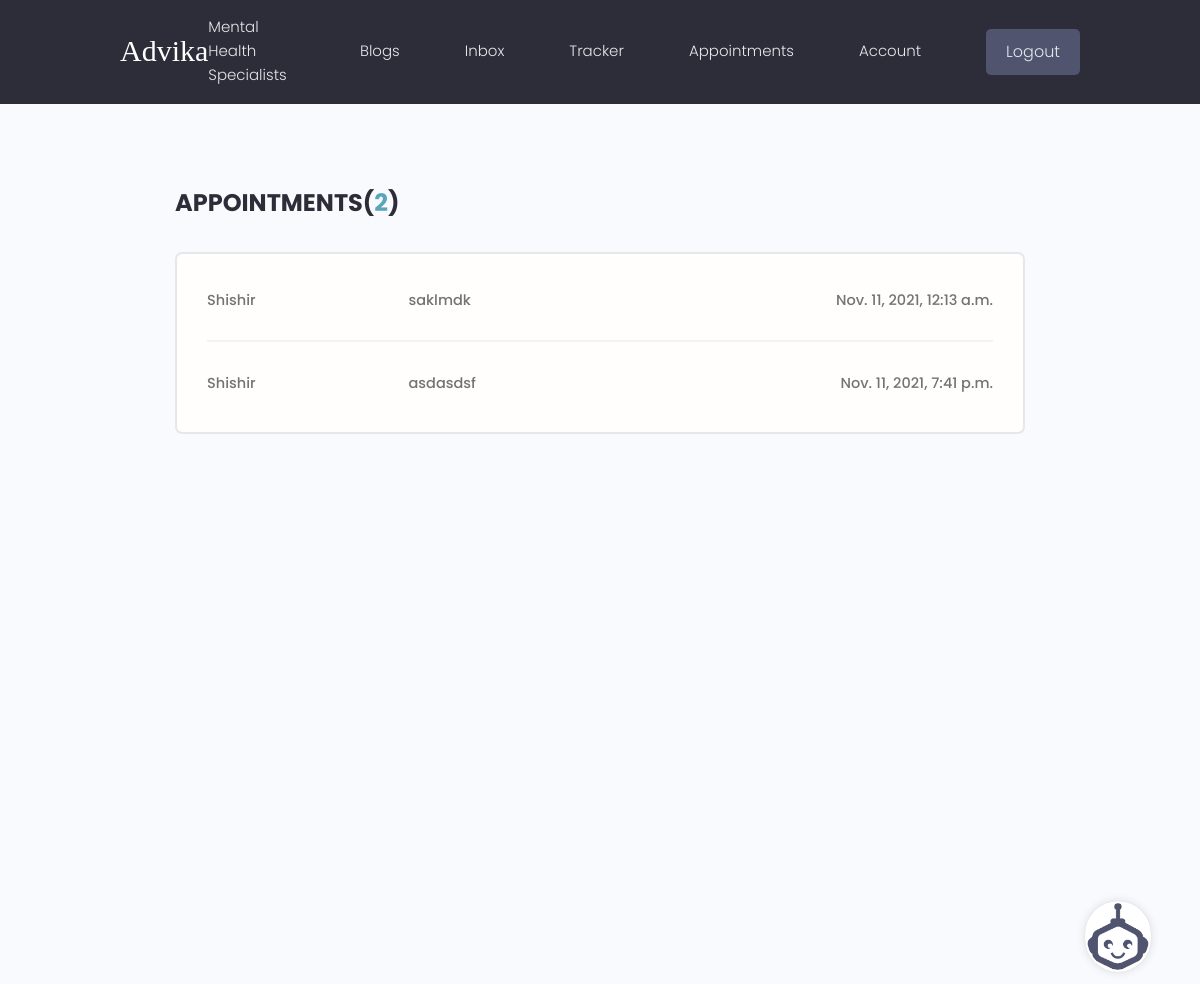
The app's page /appointment-inbox/ (signed in), older data.
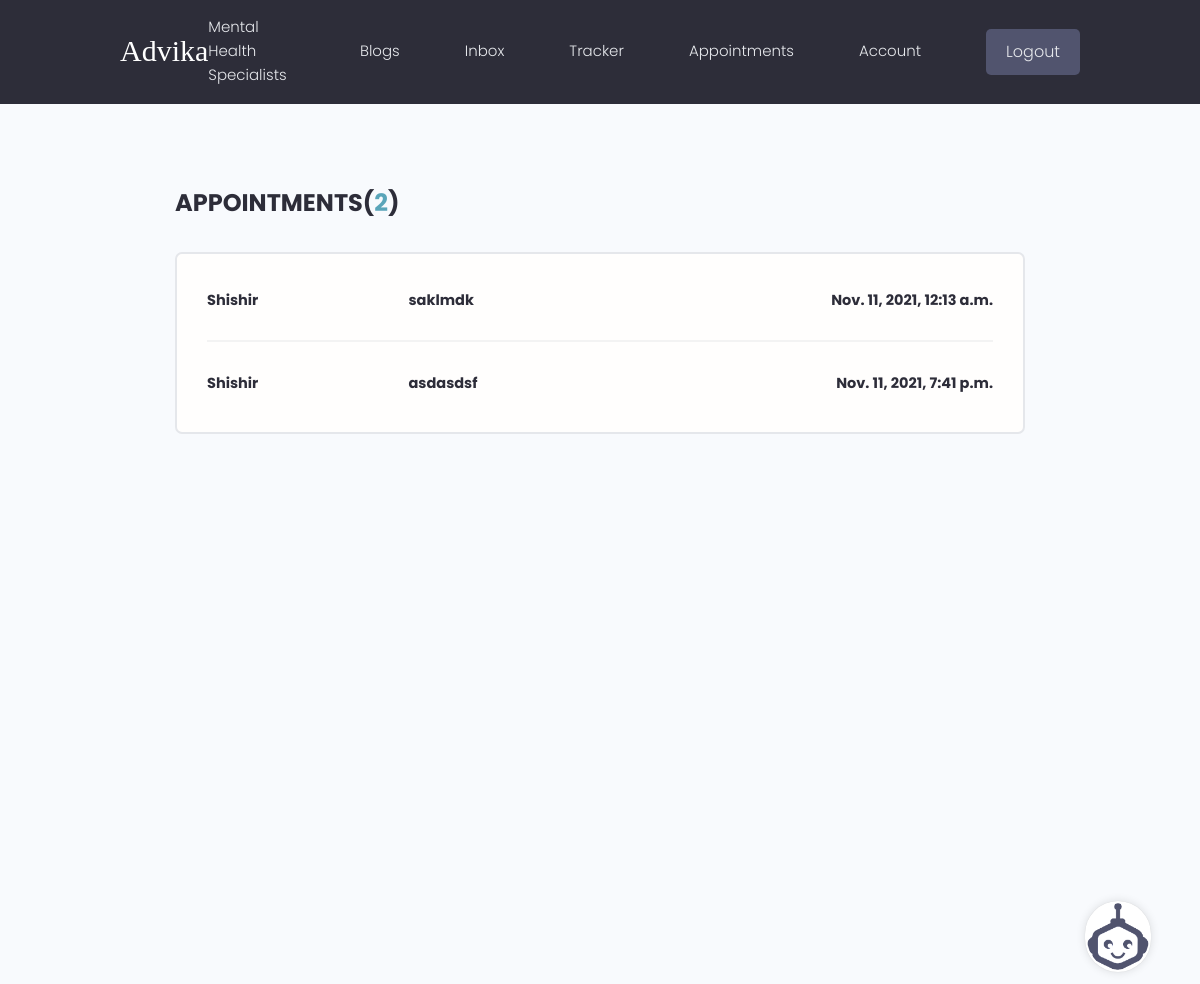
The same page, newer data.
### users/models.py (models this page shows, shortened)
class Appointment(models.Model):
    sender = models.ForeignKey(Profile,on_delete=models.SET_NULL,null=True,blank=True,related_name='sender_appointments')
    recipient = models.ForeignKey(Profile,on_delete=models.SET_NULL,null=True,blank=True,related_name = 'appointments')
    name = models.CharField(max_length=200,null=True,blank=True)
    email = models.EmailField(max_length=200,null=True,blank=True)
    date = models.DateField()
    time = models.TimeField()
    confirm = models.BooleanField(default=False,null=True,blank=True)
    subject = models.CharField(max_length=200,null=True,blank=True)
    body = models.TextField()
    created = models.DateTimeField(auto_now_add=True)
    id = models.UUIDField(default=uuid.uuid4, unique=True,
                          primary_key=True, editable=False)

### users/views.py (the view)
# urls.py: path('appointment-inbox/',views.appointmentInbox,name='appointmentInbox'),
@login_required(login_url='login')
def appointmentInbox(request):
    profile = request.user.profile
    if profile.role == 'Mental Health Specialist':
        appointmentRequests = profile.appointments.all().order_by('-confirm')
    else:
        appointmentRequests=profile.sender_appointments.all()
        appointmentRequests.filter(confirm = True)
    Count = appointmentRequests.count()
    context = {'appointmentRequests': appointmentRequests, 'Count': Count}
    return render(request,'users/appointmentInbox.html',context)

### users/templates/users/appointmentInbox.html
{% extends 'main.html' %}
{% block content %}
<main class="inbox my-xl">
  <div class="content-box">
    <h3 class="inbox__title">Appointments(<span>{{Count}}</span>)</h3>
    <ul class="messages">
      {% for appointment in appointmentRequests %}
      {% if appointment.confirm == True %}
      <li class="message message--unread">
        {% else %}
      <li class="message">
        {% endif %}
        <a href="{% url 'appointment' appointment.id %}">
          <span class="message__author">{{appointment.name}}</span>
          <span class="message__subject">{{appointment.subject}}</span>
          <span class="message__date">{{appointment.date}}, {{appointment.time}}</span>
        </a>
      </li>
      {% endfor %}
    </ul>
  </div>
</main>
{% endblock content %}

Row changes from the older to the newer data that the page shows:
changed Appointment "saklmdk": confirm False → True (drawn)
changed Appointment "asdasdsf": confirm False → True (drawn)
